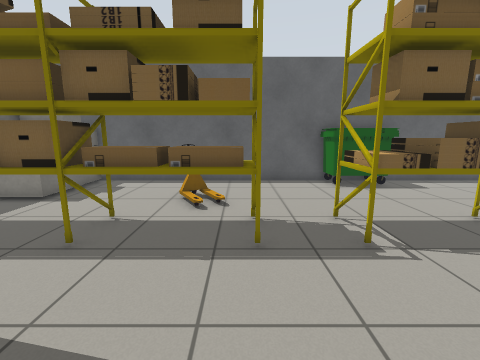
[1] (above)

13 first-person views from a walk through a world built for the Gazebo simulator. The camera is 1.1 m above the floor, tilts 10° down and sees 90° across. Floor lines are 1 m apart. The floor is counted in squares, 0.5 m on a side. Each view is taken from the middle of a square. On the plan, view 1 faces up. The plan holds only what a view shows up to about 16 squares ahead; the rest is blank. Some surface patterns are stand-ins.

[2]
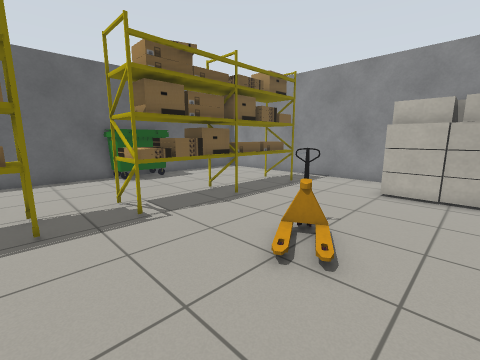

[3]
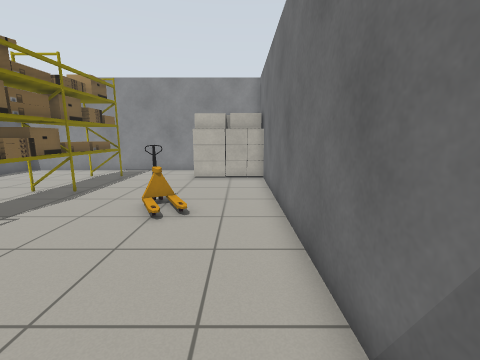

[4]
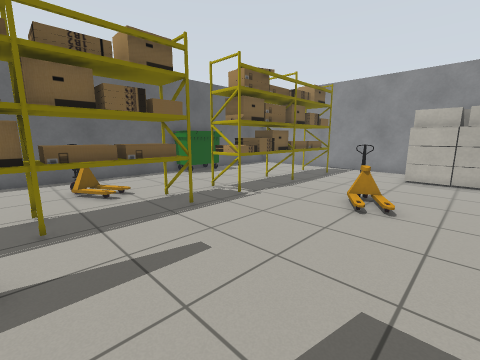

[5]
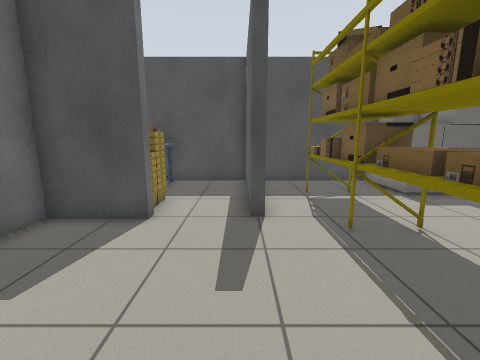

[6]
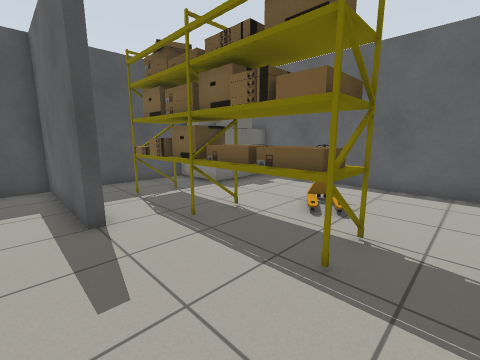

[7]
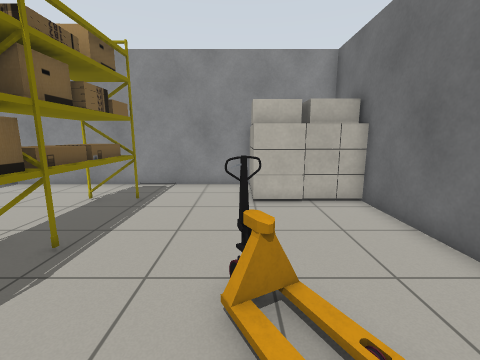

[8]
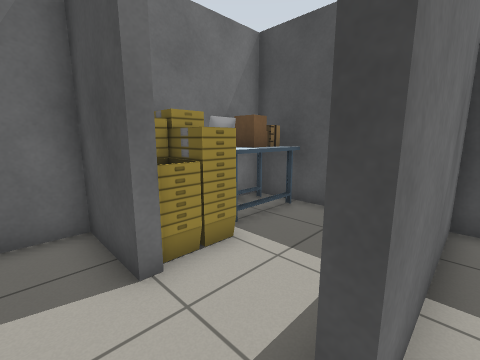

[9]
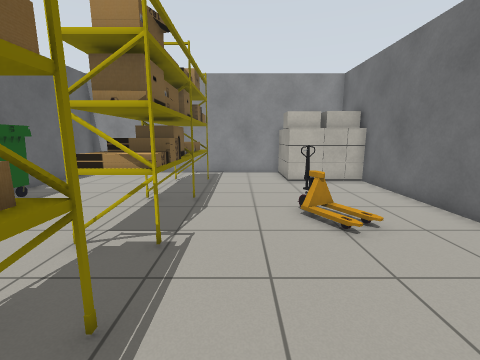

[10]
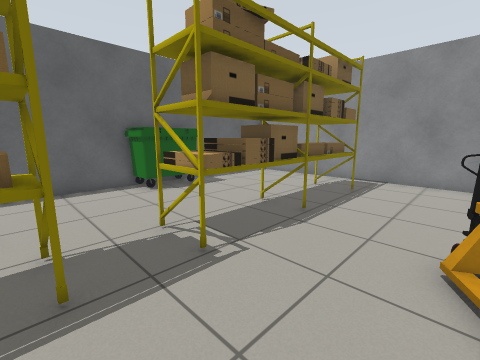

[11]
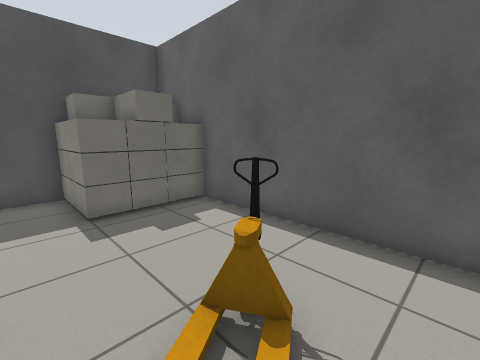

[12]
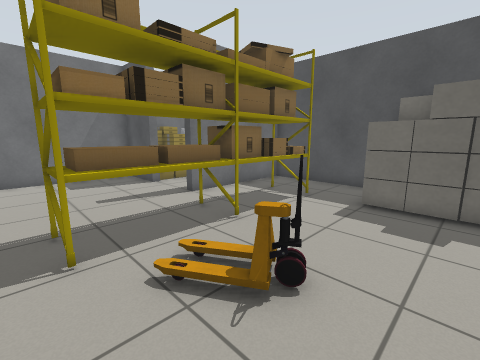

[13]
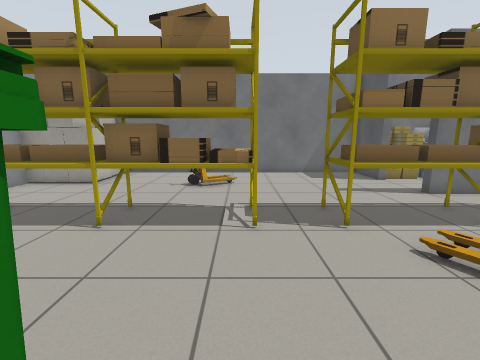

### Floor plan
Key: @ floor where view 1 was taken; # wall or solid block; . floor; H house; B bin; P pallet; S shelf; E desk; U bucket.
Columns run from 11 left of view 1 to 14 right of it. Each row starts with its distance up from view 1.
 13      ##########    #######
 12   HHH..........BBBB......#
 11   HHH..........BBBB......#
 10   HHH....................#
  9  HHHH....P...............#
  8 #........................#
  7 #........................#
  6 #...SSSSSSSS..SSSSSSSS...#
  5 #...SSSSSSSS..SSSSSSSS...#
  4 #........................#
  3 #........................#
  2 #######..................#
  1 #...............P........#
  0 #..........@.........HHHH
 -1 ##EEUUU..............HHHH
 -2  EEEUUU..............HH
 -3  #EEEUU..............HH
 -4        ##############

Where each view was taken, in squares from view 1:
view 1: 0 up, 0 right, facing up
view 2: 2 down, 0 right, facing up-right
view 3: 2 down, 3 left, facing right
view 4: 2 down, 4 left, facing up-right
view 5: 2 up, 2 right, facing left
view 6: 1 up, 2 right, facing up-left
view 7: 1 up, 2 right, facing right
view 8: 3 up, 3 left, facing down-left
view 9: 3 up, 2 left, facing right
view 10: 1 up, 0 right, facing up-right
view 11: 7 up, 0 right, facing up-left
view 12: 11 up, 1 right, facing down-left
view 13: 12 up, 3 right, facing down
